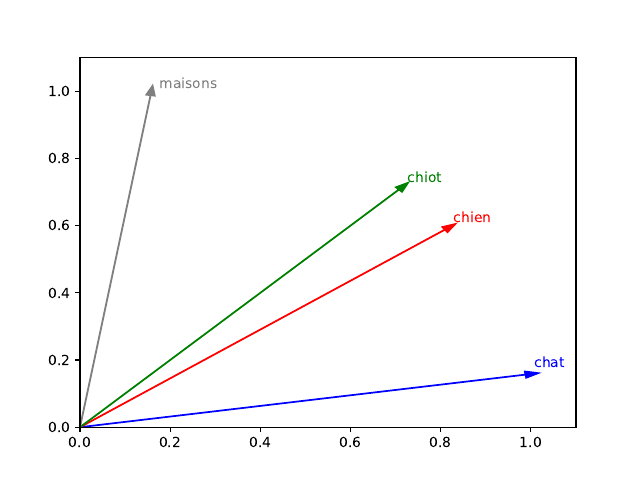

This chart was generated by the following Python code:
from matplotlib import pyplot as plt
import numpy as np

ox = np.array([1, 0])

theta = np.pi / 20
rot = np.array([[np.cos(theta), -np.sin(theta)], [np.sin(theta), np.cos(theta)]])

cat = rot @ ox
dog = np.linalg.matrix_power(rot, 3) @ cat
puppy = rot @ dog
houses = np.linalg.matrix_power(rot, 4) @ puppy

embeddings = [cat, dog, puppy, houses]
words = ["chat", "chien", "chiot", "maisons"]
colors = ["blue", "red", "green", "gray"]

plt.xlim(0, 1.1)
plt.ylim(0, 1.1)
plt.margins(x=0, y=0)
for word, embedding, color in zip(words, embeddings, colors):
    plt.arrow(0, 0, embedding[0], embedding[1], color=color, head_width=0.02)
    plt.text(embedding[0] + 0.02, embedding[1] + 0.02, word, color=color)
plt.savefig("./assets/python/word-embeddings.pdf")
